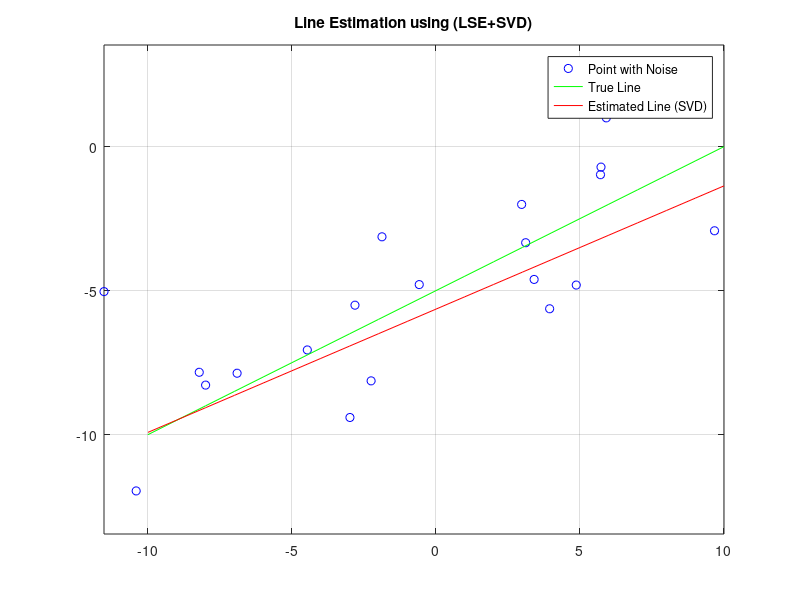

This chart was generated by the following MATLAB code:
clc; close all; clear;

% Noise level
scale = 2.0;

% Line Parameters (y=ax+by+c)
a = 0.5; b = -1; c = -5;

% Points on the line
x = [-10:1:10]';
y = (-a*x-c)/b;

% Noise addition
xn = x + randn(size(x))*scale;
yn = y + randn(size(x))*scale;

% Line Estimation using LSM
X = [xn yn ones(size(xn))];
[U D V] = svd(X);
p = V(:,end);

% Result drawing
figure; plot(xn,yn,'bo'); axis equal; grid on; hold on;
plot(x, (-a*x-c)/b, 'g-');
plot(x, (-p(1)*x-p(3))/p(2), 'r-'); hold off;
legend('Point with Noise', 'True Line', 'Estimated Line (SVD)');
title('Line Estimation using (LSE+SVD)')
